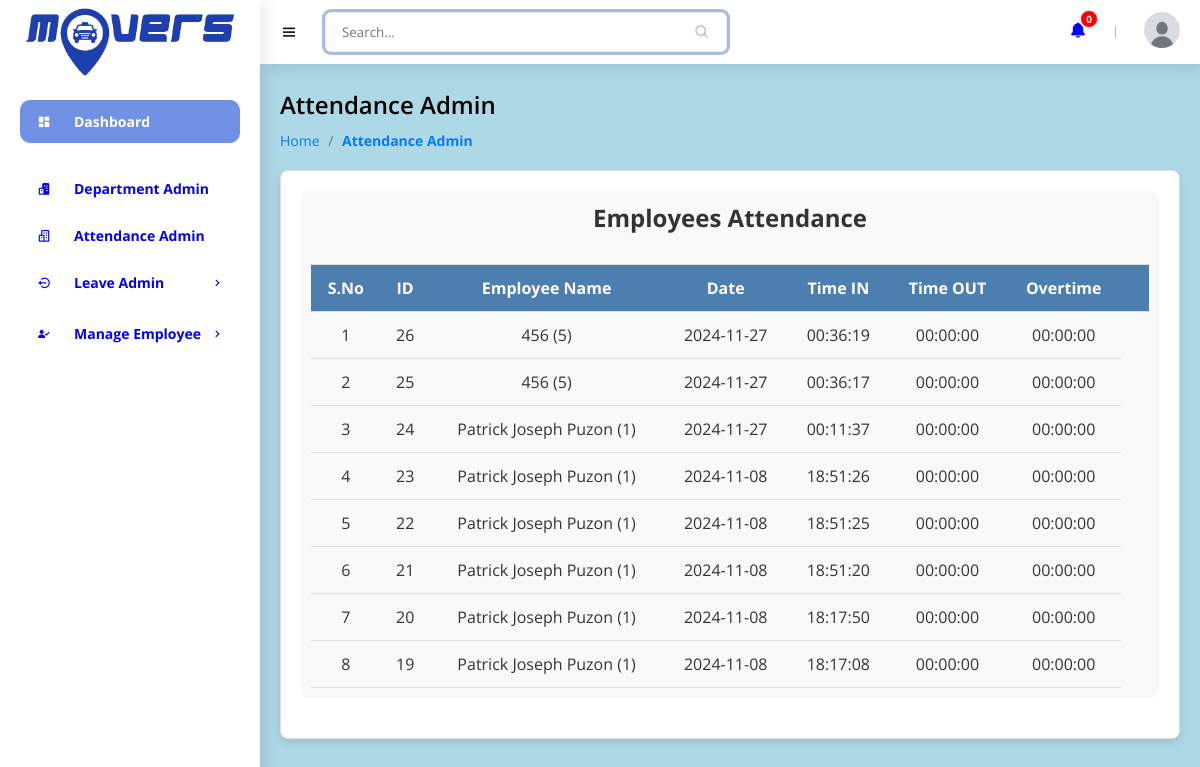
/h3timesheet.php (signed in), run on the app's committed database.
### tables this page shows
CREATE TABLE `attendance` (
  `id` int(11) NOT NULL,
  `e_attendance_id` int(11) NOT NULL,
  `date` date NOT NULL,
  `time_in` time NOT NULL,
  `time_out` time NOT NULL,
  `Overtime` time NOT NULL
);

CREATE TABLE `employee` (
  `id` int(11) NOT NULL,
  `name` varchar(255) NOT NULL,
  `email` varchar(255) NOT NULL,
  `mobile` varchar(15) NOT NULL,
  `password` varchar(20) NOT NULL,
  `department_id` int(11) NOT NULL,
  `address` varchar(2000) NOT NULL,
  `birthday` date NOT NULL,
  `role` int(11) NOT NULL
);

### h3timesheet.php (the view, shortened to what this page needs)
<?php
require('sidebar_navbar_footer/h3sidebar_nav.php');
if($_SESSION['ROLE']==1){
	$sql="select `attendance`.*, employee.name,employee.id as e_attendance_id from `attendance`,employee where `attendance`.e_attendance_id=employee.id order by `attendance`.id desc";
}else{
	$e_attendance_id=$_SESSION['USER_ID'];
	$sql="select `attendance`.*, employee.name ,employee.id as e_attendance_id from `attendance`,employee where `attendance`.e_attendance_id='$e_attendance_id' and `attendance`.e_attendance_id=employee.id order by `attendance`.id desc";
}
$res2=mysqli_query($con,$sql);
?>
    <main>
	<?php if($_SESSION['ROLE']==1){?>
		<h1 class="h3title">Attendance Admin</h1>
        <ul class="h3breadcrumbs">
            <li><a href="h3dashboard.php">Home</a></li>
            <li class="h3divider">/</a></li>
            <li><a href="#" class="h3active">Attendance Admin</a></li>
        </ul>
                <div class="time2-container">
						<div class="card2">
							<div class="card-body2">
							<h4 class="box-title2">Employees Attendance </h4>
							</div>
							<div class="card-body-2">
							<div class="table-stats order-table ov-h">
								<table class="table2 ">
									<thead>
										<tr>
										<th >S.No</th>
										<th >ID</th>
										<th >Employee Name</th>
										<th >Date</th>
										<th >Time IN</th>
										<th >Time OUT</th>
										<th >Overtime</th>
										<th ></th>
										</tr>
									</thead>
									<tbody>
										<?php
										$i=1;
										while($row=mysqli_fetch_assoc($res2)){?>
										<tr>
										<td><?php echo $i?></td>
										<td><?php echo $row['id']?></td>
										<td><?php echo $row['name'].' ('.$row['e_attendance_id'].')'?></td>
										<td><?php echo $row['date']?></td>
                                      	<td><?php echo $row['time_in']?></td>
									   	<td><?php echo $row['time_out']?></td>
										<td><?php echo $row['Overtime']?></td>
										</tr>
										<?php
										$i++;
										} ?>
									</tbody>
								</table>
							</div>
							</div>
						</div>
					</div>
					<?php } ?>
    </main>
<?php
require('sidebar_navbar_footer/h3continuation.php');
?>

### css/h3style.css (style rules this page uses)
* { font-family: 'Open Sans', sans-serif; margin: 0; padding: 0; box-sizing: border-box; }
:root { --dark-blue: #3D52A0; --light-blue: #7091e6; --dark-grey: #8697c4; --grey: #adbbda; --light-grey: #ede8f5; --blue: #0000FF; --white: #fff; --red: #ff0000; --green: #81d438; --black: #0b0c10; --light-black: #1f2833; --grey2: #c5c6c7; --light-sky: #66fcf1; --dark-sky: #45a29e; }
html { overflow-x: hidden; }
body { background: lightblue; margin: 0; padding: 0; }
a { text-decoration: none; }
li { list-style: none; }
main { width: 100%; padding: 24px 20px 20px 20px; margin: 0 auto; }
main .h3title { font-size: 24px; font-weight: 600; margin-bottom: 10px; display: inline-block; }
.h3breadcrumbs { list-style: none; padding: 0; margin: 0 0 20px; font-size: 14px; }
.h3breadcrumbs li { display: inline; }
.h3breadcrumbs a { color: #007bff; text-decoration: none; }
.h3breadcrumbs .h3divider { margin: 0 5px; color: #6c757d; }
.h3breadcrumbs .h3active { font-weight: bold; }

### css/h3tablesformsdesign.css (style rules this page uses)
h4 { font-weight: 600; margin: 0; }

### css/h3attenddesign.css (style rules this page uses)
.time2-container { margin: 20px auto; padding: 20px; background-color: #ffffff; border-radius: 8px; box-shadow: 0 4px 8px rgba(0, 0, 0, 0.1); border: 1px solid #ddd; }
.card2 { background-color: #f9f9f9; padding: 10px; border-radius: 8px; margin-bottom: 20px; }
.card-body2 { padding: 0px 0px 10px 0px; border-bottom: 1px solid #ddd; }
.box-title2 { font-size: 24px; font-weight: bold; color: #333; margin-bottom: 20px; text-align: center; }
.table2 { width: 100%; border-collapse: collapse; }
.table2 th, .table2 td { padding: 12px; text-align: center; border-bottom: 1px solid #ddd; }
.table2 th { background-color: #4c7faf; color: white; }
.table2 td { color: #333; }

### data on the page
attendance: id "26", employee.name "456", employee.id "5", date "2024-11-27", time_in "00:36:19", time_out "00:00:00", Overtime "00:00:00"
attendance: id "25", employee.name "456", employee.id "5", date "2024-11-27", time_in "00:36:17", time_out "00:00:00", Overtime "00:00:00"
attendance: id "24", employee.name "Patrick Joseph Puzon", employee.id "1", date "2024-11-27", time_in "00:11:37", time_out "00:00:00", Overtime "00:00:00"
attendance: id "23", employee.name "Patrick Joseph Puzon", employee.id "1", date "2024-11-08", time_in "18:51:26", time_out "00:00:00", Overtime "00:00:00"
attendance: id "22", employee.name "Patrick Joseph Puzon", employee.id "1", date "2024-11-08", time_in "18:51:25", time_out "00:00:00", Overtime "00:00:00"
attendance: id "21", employee.name "Patrick Joseph Puzon", employee.id "1", date "2024-11-08", time_in "18:51:20", time_out "00:00:00", Overtime "00:00:00"
attendance: id "20", employee.name "Patrick Joseph Puzon", employee.id "1", date "2024-11-08", time_in "18:17:50", time_out "00:00:00", Overtime "00:00:00"
attendance: id "19", employee.name "Patrick Joseph Puzon", employee.id "1", date "2024-11-08", time_in "18:17:08", time_out "00:00:00", Overtime "00:00:00"
